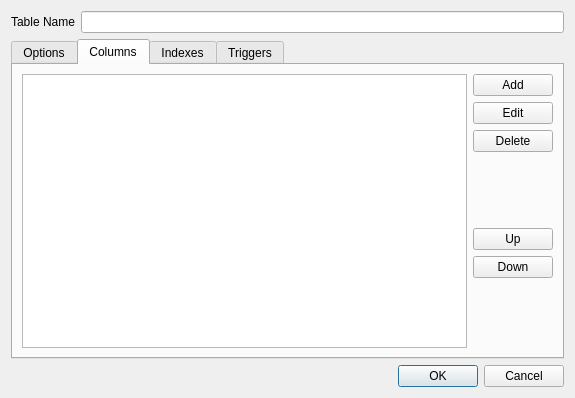
<?xml version="1.0" encoding="UTF-8"?>
<ui version="4.0">
 <class>TableDialog</class>
 <widget class="QDialog" name="TableDialog">
  <property name="geometry">
   <rect>
    <x>0</x>
    <y>0</y>
    <width>575</width>
    <height>398</height>
   </rect>
  </property>
  <property name="windowTitle">
   <string>Add Table</string>
  </property>
  <layout class="QGridLayout" name="gridLayout">
   <item row="0" column="0">
    <layout class="QVBoxLayout" name="verticalLayout">
     <item>
      <layout class="QFormLayout" name="formLayout">
       <item row="0" column="0">
        <widget class="QLabel" name="lblName">
         <property name="text">
          <string>Table Name</string>
         </property>
        </widget>
       </item>
       <item row="0" column="1">
        <widget class="QLineEdit" name="edtTableName"/>
       </item>
      </layout>
     </item>
     <item>
      <widget class="QTabWidget" name="tabWidget">
       <property name="tabShape">
        <enum>QTabWidget::Rounded</enum>
       </property>
       <property name="currentIndex">
        <number>1</number>
       </property>
       <widget class="QWidget" name="optionsTab">
        <attribute name="title">
         <string>Options</string>
        </attribute>
       </widget>
       <widget class="QWidget" name="columnsTab">
        <attribute name="title">
         <string>Columns</string>
        </attribute>
        <layout class="QGridLayout" name="gridLayout_2">
         <item row="0" column="0">
          <layout class="QHBoxLayout" name="horizontalLayout">
           <item>
            <widget class="QListWidget" name="columnsTable">
             <property name="alternatingRowColors">
              <bool>true</bool>
             </property>
             <property name="selectionBehavior">
              <enum>QAbstractItemView::SelectRows</enum>
             </property>
            </widget>
           </item>
           <item>
            <layout class="QVBoxLayout" name="verticalLayout_2">
             <item>
              <widget class="QPushButton" name="columnAddButton">
               <property name="text">
                <string>Add</string>
               </property>
              </widget>
             </item>
             <item>
              <widget class="QPushButton" name="columnEditButton">
               <property name="text">
                <string>Edit</string>
               </property>
              </widget>
             </item>
             <item>
              <widget class="QPushButton" name="columnDeleteButton">
               <property name="text">
                <string>Delete</string>
               </property>
               <property name="flat">
                <bool>false</bool>
               </property>
              </widget>
             </item>
             <item>
              <spacer name="verticalSpacer_2">
               <property name="orientation">
                <enum>Qt::Vertical</enum>
               </property>
               <property name="sizeHint" stdset="0">
                <size>
                 <width>20</width>
                 <height>40</height>
                </size>
               </property>
              </spacer>
             </item>
             <item>
              <widget class="QPushButton" name="columnUpButton">
               <property name="text">
                <string>Up</string>
               </property>
              </widget>
             </item>
             <item>
              <widget class="QPushButton" name="columnDownButton">
               <property name="text">
                <string>Down</string>
               </property>
              </widget>
             </item>
             <item>
              <spacer name="verticalSpacer">
               <property name="orientation">
                <enum>Qt::Vertical</enum>
               </property>
               <property name="sizeHint" stdset="0">
                <size>
                 <width>20</width>
                 <height>40</height>
                </size>
               </property>
              </spacer>
             </item>
            </layout>
           </item>
          </layout>
         </item>
        </layout>
       </widget>
       <widget class="QWidget" name="indexesTab">
        <attribute name="title">
         <string>Indexes</string>
        </attribute>
       </widget>
       <widget class="QWidget" name="triggersTab">
        <attribute name="title">
         <string>Triggers</string>
        </attribute>
       </widget>
      </widget>
     </item>
     <item>
      <widget class="QDialogButtonBox" name="buttonBox">
       <property name="orientation">
        <enum>Qt::Horizontal</enum>
       </property>
       <property name="standardButtons">
        <set>QDialogButtonBox::Cancel|QDialogButtonBox::Ok</set>
       </property>
      </widget>
     </item>
    </layout>
   </item>
  </layout>
 </widget>
 <resources/>
 <connections>
  <connection>
   <sender>buttonBox</sender>
   <signal>accepted()</signal>
   <receiver>TableDialog</receiver>
   <slot>accept()</slot>
   <hints>
    <hint type="sourcelabel">
     <x>248</x>
     <y>254</y>
    </hint>
    <hint type="destinationlabel">
     <x>157</x>
     <y>274</y>
    </hint>
   </hints>
  </connection>
  <connection>
   <sender>buttonBox</sender>
   <signal>rejected()</signal>
   <receiver>TableDialog</receiver>
   <slot>reject()</slot>
   <hints>
    <hint type="sourcelabel">
     <x>316</x>
     <y>260</y>
    </hint>
    <hint type="destinationlabel">
     <x>286</x>
     <y>274</y>
    </hint>
   </hints>
  </connection>
 </connections>
</ui>
